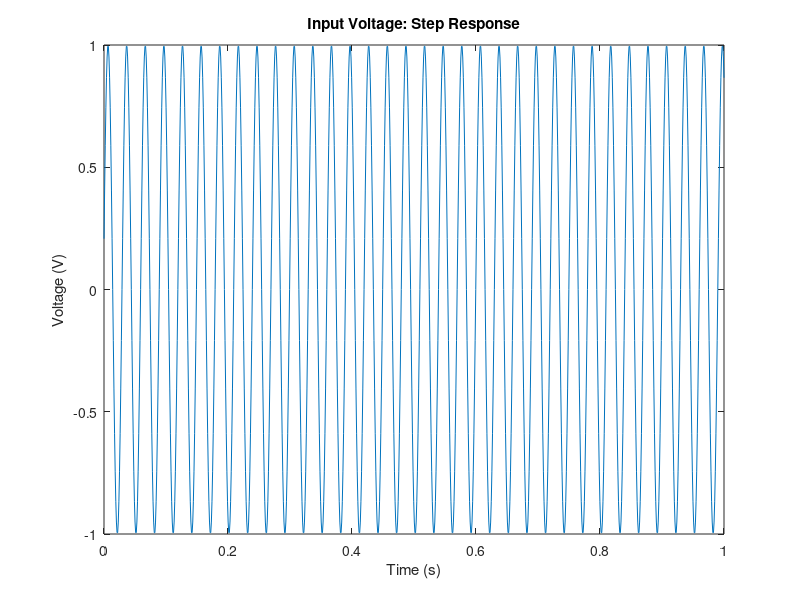
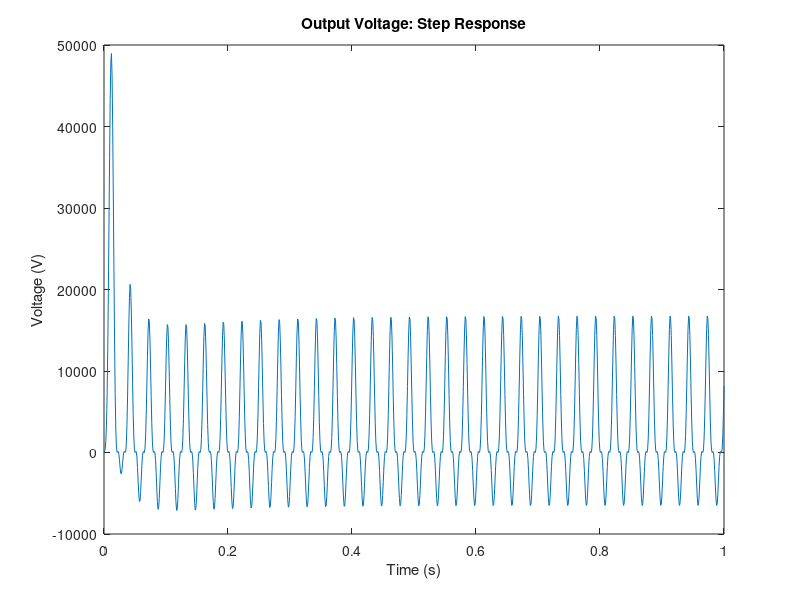
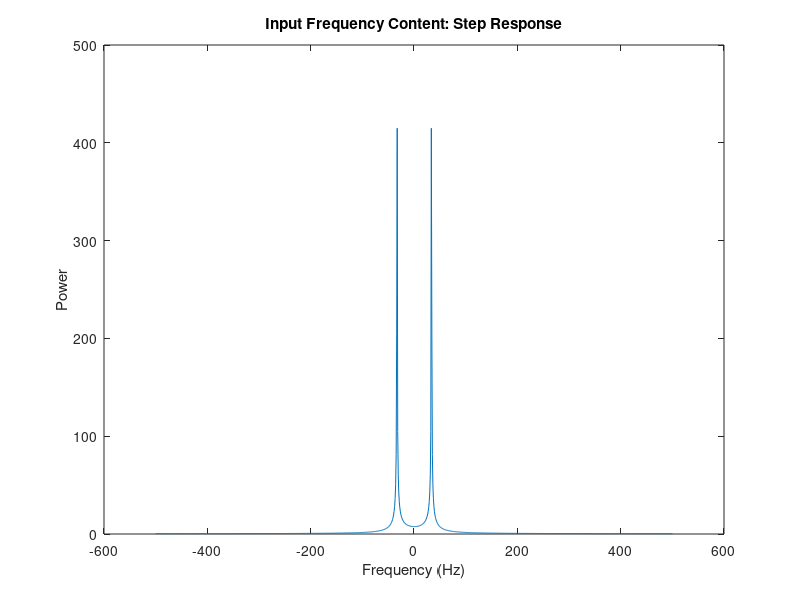
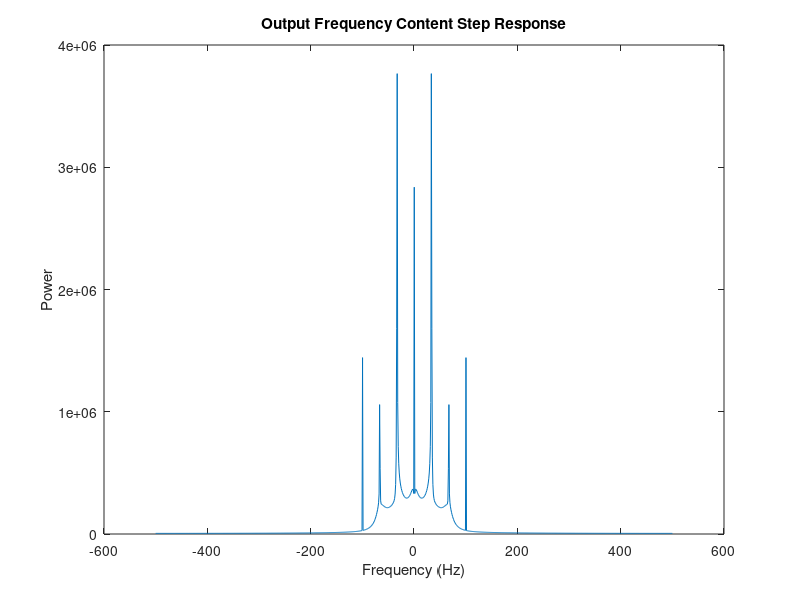

These figures' MATLAB source, in order:

R1 = 1;
R2 = 2;
R3 = 10;
R4 = 0.1;
RO = 1000;
C1 = 0.25;
L1 = 0.2;
alpha = 100;
% new values for beta and gamma
beta=10e6;
gamma=1e9;

inputVoltage=1;
G=zeros(6);
C=zeros(6);
G(1,:)=[1 0 0 0 0 0]; % V1
C(1,:)=[0 0 0 0 0 0]; % V1
G(2,:)=[(-1/R1) (1/R2+1/R1) 0 0 0 1]; 
C(2,:)=[-C1 +C1 0 0 0 0];
G(3,:)=[0 0 1/R3 0 0 -1]; 
C(3,:)=[0 0 0 0 0 0]; 
G(4,:)=[0 0 -1*alpha/R3 1 0 0]; 
C(4,:)=[0 0 0 0 0 0]; 
G(5,:)=[0 0 0 -1/R4 (1/R4+1/RO) 0]; 
C(5,:)=[0 0 0 0 0 0];
G(6,:)=[0 -1 1 0 0 0]; 
C(6,:)=[0 0 0 0 0 L1]; 

stepN=1000;
timestep=1/stepN;

A=(C./timestep+G);

f=1/0.03;

V(1:6,1)=[0;0;0;0;0;0];
oldVolt=V;

for step=1:stepN
    t=step*timestep;
    inputVoltage=sin(2*pi*f*t);
    F=[inputVoltage; 0; 0; 0; 0; 0];
    counter=0;
    while(counter<150)
        I3=V(6);
        voltageD=-2*beta*I3-3*gamma*I3.^2;
    
        J=[0,0,0,0,0,0;
           0,0,0,0,0,0;
           0,0,0,0,0,0;
           0,0,voltageD,0,0,0;
           0,0,0,0,0,0;
           0,0,0,0,0,0];
       
        B=[0;
            0;
            0;
            beta*I3.^2+gamma*I3.^3;
            0;
            0;];
        voltageFreq=(C./timestep+G)*V-(C./timestep)*oldVolt-F-B;
        H=C./timestep+G-J;
        dV=-inv(H)*voltageFreq;
        V=V+dV;
        if(max(abs(dV))<5e-4)   
            break;     
        end 
        counter=counter+1;
    end
    inputvoltage_1(step)=V(1,1);
    outputVoltage_1(step)=V(5,1);
    oldVolt=V;
    
end
figure(3)
plot(linspace(0,1,stepN),inputvoltage_1)
title('Input Voltage: Step Response')
xlabel('Time (s)')
ylabel('Voltage (V)')

figure(4)
plot(linspace(0,1,stepN),outputVoltage_1)
title('Output Voltage: Step Response')
xlabel('Time (s)')
ylabel('Voltage (V)')

inputfft = fft(inputvoltage_1);
outputfft = fft(outputVoltage_1);
figure(5)
plot(linspace(-1/timestep*0.5,1/timestep*0.5,length(inputfft)),fftshift(abs(inputfft)))
title('Input Frequency Content: Step Response')
xlabel('Frequency (Hz)')
ylabel('Power')

figure(6)
plot(linspace(-1/timestep*0.5,1/timestep*0.5,length(outputfft)),fftshift(abs(outputfft)))
title('Output Frequency Content Step Response')
xlabel('Frequency (Hz)')
ylabel('Power')



